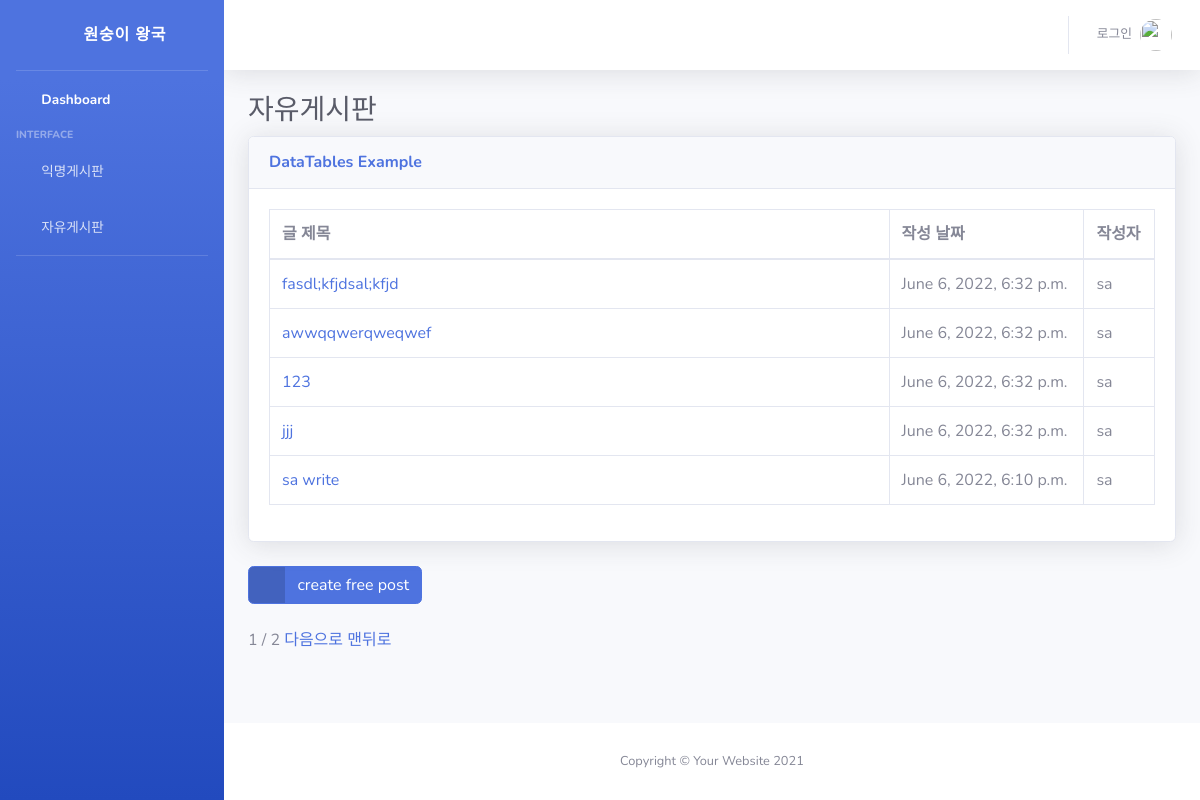
Page /freehome on the committed database.
### snsapp/models.py (models this page shows, shortened)
class FreePost(models.Model):
    title = models.CharField(max_length=200)
    body = models.TextField()
    date = models.DateTimeField(auto_now_add=True)
    author = models.ForeignKey(User, on_delete=models.CASCADE)

### snsapp/views.py (the view)
# urls.py: path('freehome', views.freehome, name='freehome'),
def freehome(request):
    freeposts = FreePost.objects.filter().order_by('-date')
    paginator = Paginator(freeposts, 5)
    pagnum = request.GET.get('page')
    freeposts = paginator.get_page(pagnum)
    return render(request, 'free_index.html', {'freeposts': freeposts})

### snsapp/templates/free_index.html (shortened to what this page needs)
{% extends 'base.html' %}
{% block content %}
<h1 class="h3 mb-2 text-gray-800">자유게시판</h1>
<div class="card shadow mb-4">
    <div class="card-header py-3">
        <h6 class="m-0 font-weight-bold text-primary">DataTables Example</h6>
    </div>
    <div class="card-body">
        <div class="table-responsive">
            <table class="table table-bordered" id="dataTable" width="100%" cellspacing="0">
                <thead>
                    <tr>
                        <th style="width: 70%;">글 제목</th>
                        <th>작성 날짜</th>
                        <th>작성자</th>
                    </tr>
                </thead>
                <tbody>
                    {% for post in freeposts %}
                    <tr>
                        <td><a href="{% url 'freedetail' post.id%}">{{ post.title }}</a></td>
                        <td>{{ post.date }}</td>
                        <td>{{ post.author }}</td>
                    </tr>
                    {% endfor %}
                </tbody>
            </table>
        </div>
    </div>
</div>
<a href="{% url 'freepostcreate' %}" class="btn btn-primary btn-icon-split">
    <span class="icon text-white-50">
        <i class="fas fa-flag"></i>
    </span>
    <span class="text">create free post</span>
</a>
<br />
<br />
<span>{{ freeposts.number }}</span>
<span>/</span>
<span>{{ freeposts.paginator.num_pages }}</span>
{% if freeposts.has_next %}
<a href="?page={{ freeposts.paginator.num_pages}}">다음으로</a>
<a href="?page={{ freeposts.next_page_number }}">맨뒤로</a>
{% endif %}
{% endblock %}

### rows in the picture
FreePost: title "fasdl;kfjdsal;kfjd", date "June 6, 2022, 6:32 p.m.", author "sa"
FreePost: title "awwqqwerqweqwef", date "June 6, 2022, 6:32 p.m.", author "sa"
FreePost: title "123", date "June 6, 2022, 6:32 p.m.", author "sa"
FreePost: title "jjj", date "June 6, 2022, 6:32 p.m.", author "sa"
FreePost: title "sa write", date "June 6, 2022, 6:10 p.m.", author "sa"

### other values in the picture
{{ freeposts.number }} "1"
{{ freeposts.paginator.num_pages }} "2"
